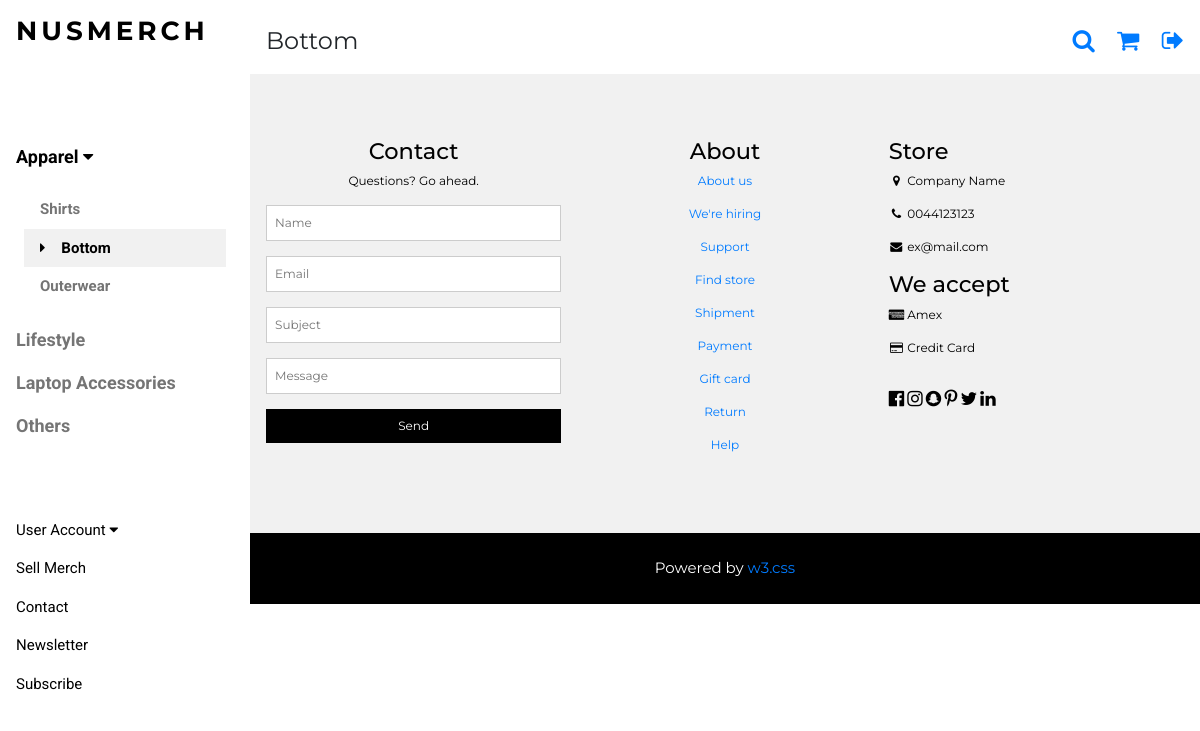
The page /bottom/ on the database as committed earlier.
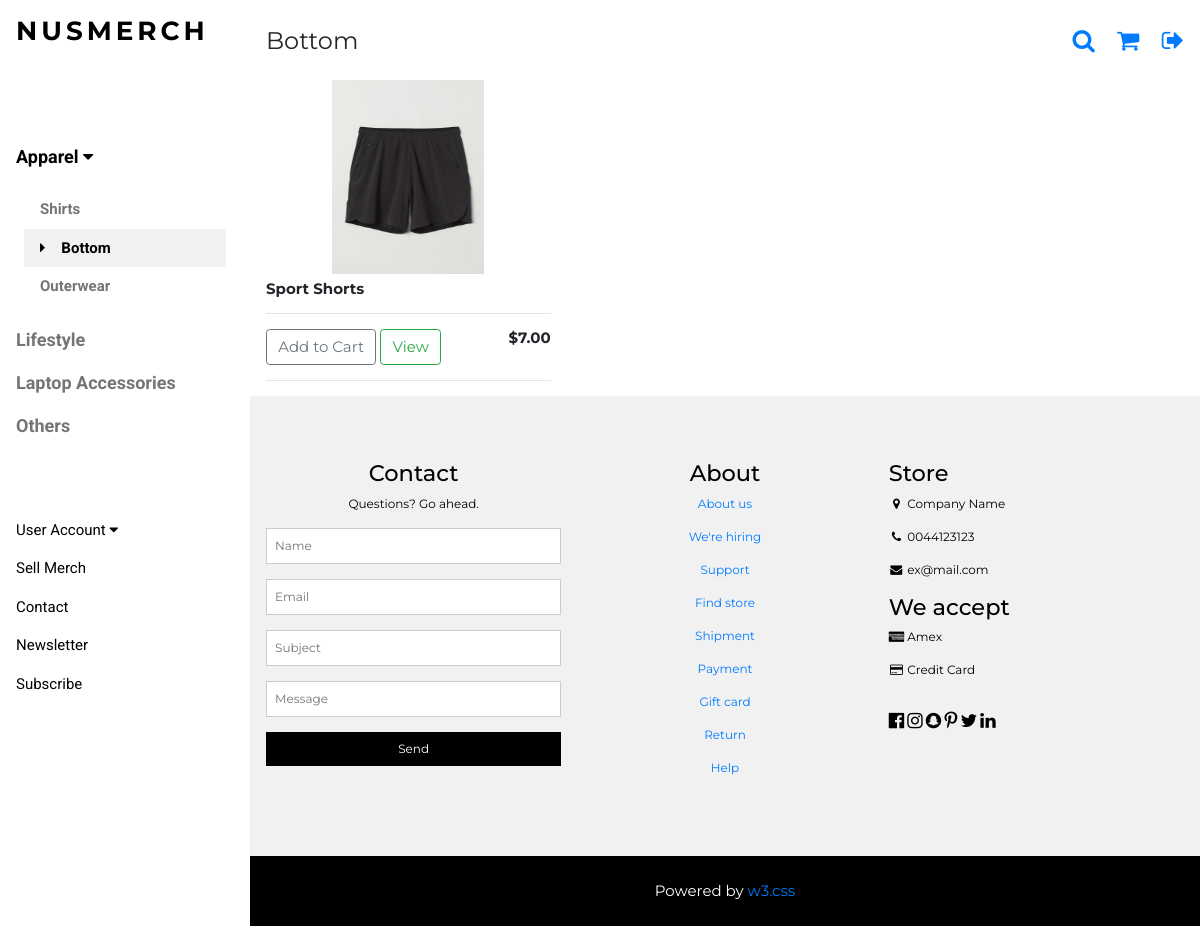
The same page on the database as committed later.
### nusmerch/models.py (models this page shows, shortened)
class Product(models.Model):
	cat = [
    ('Shirt', 'Shirt'),
    ('Outerwear', 'Outerwear'),
   	('Bottom', 'Bottom'),
   	('Laptop Accessories', 'Laptop Accessories'),
	('Lifestyle', 'Lifestyle'),
   	('Others', 'Others'),
   	]
	name = models.CharField(max_length=200,null=True)
	price = models.DecimalField(decimal_places=2,max_digits=5)
	organisation = models.CharField(max_length=200,null=True)
	category = models.CharField(max_length=200,null=True,choices=cat)
	form = models.URLField(max_length=200)
	image = models.ImageField(null=True, blank=True)

### nusmerch/views.py (the view)
# urls.py: url(r'^bottom/$',views.bottom,name='bottom'),
def bottom(request):
    products = Product.objects.filter(category = "Bottom")
    context = {'products':products}
    return render(request, "nusmerch/buttom.html", context)

### nusmerch/templates/nusmerch/buttom.html (shortened to what this page needs)
{% extends "nusmerch/merch.html" %}
{% load static %}
{% block head %}
  <p class="w3-left">Bottom</p>
{% endblock %}
{% block menu %}
<nav class="w3-sidebar w3-bar-block w3-white w3-collapse w3-top" style="z-index:3;width:250px" id="mySidebar">
  <div class="w3-container w3-display-container w3-padding-16">
    <h3 class="w3-wide"><b>NUSMERCH</b></h3>
  </div>
  <div class="w3-padding-64 w3-large w3-text-grey" style="font-weight:bold">
      <a onclick="myAccFunc()" href="javascript:void(0)" class="w3-button w3-block w3-white w3-left-align" id="myBtn">
      Apparel  <i class="fa fa-caret-down"></i>
    </a>
    <div id="demoAcc" class="w3-bar-block w3-hide w3-padding-large w3-medium">
      <a href="/shirt/" class="w3-bar-item w3-button ">Shirts</a>
      <a href="/bottom/" class="w3-bar-item w3-button w3-light-grey"><i class="fa fa-caret-right w3-margin-right"></i>Bottom</a>
      <a href="/outerwear/" class="w3-bar-item w3-button">Outerwear</a>
    </div>
    <a href="/lifestyle/" class="w3-bar-item w3-button">Lifestyle</a>
    <a href="/laptop/" class="w3-bar-item w3-button">Laptop Accessories</a>
    <a href="/others/" class="w3-bar-item w3-button">Others</a>
  </div>
    <a onclick="myAccFunc2()" href="javascript:void(0)" class="w3-button w3-block w3-white w3-left-align" id="myBtn">
      User Account  <i class="fa fa-caret-down"></i>
    </a>
    <a href="#footer" class="w3-bar-item w3-button w3-padding">Sell Merch</a>
    <a href="#footer" class="w3-bar-item w3-button w3-padding">Contact</a>
  <a href="javascript:void(0)" class="w3-bar-item w3-button w3-padding" onclick="document.getElementById('newsletter').style.display='block'">Newsletter</a>
  <a href="#footer"  class="w3-bar-item w3-button w3-padding">Subscribe</a>
</nav>
{% endblock %}
{% block product %}
  <div class="w3-row">
    {% for product in products %}
    <div class="w3-col l4 s4">
      <img class="item center thumbnail" src="{{ product.image.url }}">
      <div class="w3-container">
        <h6><strong>{{product.name}}</strong></h6>
        <hr>
        <button data-product={{product.id}} data-action="add" class="btn btn-outline-secondary add-btn update-cart" href="javascript:void(0)" onclick="document.getElementById('cart').style.display='block'">Add to Cart</button>
        <a class="btn btn-outline-success" href="#">View</a>
        <h6 style="display: inline-block; float: right"><strong>${{product.price|floatformat:2}}</strong></h6>
        <hr>
      </div>
    </div>
    {% endfor %}
  </div>
{% endblock %}

### nusmerch/templates/nusmerch/merch.html (shortened to what this page needs)
{% load static %}
<!DOCTYPE html>
<html lang="en">>
<link rel="stylesheet" href="{% static 'merch.css' %}" />
<link rel="stylesheet" href="https://cdnjs.cloudflare.com/ajax/libs/font-awesome/4.7.0/css/font-awesome.min.css">
<link rel="stylesheet" href="https://stackpath.bootstrapcdn.com/bootstrap/4.4.1/css/bootstrap.min.css">
<body class="w3-content" style="max-width:1200px" >
{% block menu %}
{% endblock %}
<div class="w3-main" style="margin-left:250px">
  <header class="w3-container w3-xlarge">
      {% block head %}
      {% endblock %}
    <p class="w3-right">
        <a href="javascript:void(0)" class="fa fa-search w3-margin-right" onclick="document.getElementById('search').style.display='block'"></a>
      <a href="/cart/" class="fa fa-shopping-cart ">
      </a>
        <a href="{% url 'nusmerch:logout' %}" class="fa fa-sign-out w3-margin-left"></a>
    </p>
  </header>
{% block product %}
{% endblock %}
  <footer class="w3-padding-64 w3-light-grey w3-small w3-center" id="footer">
    <div class="w3-row-padding">
      <div class="w3-col s4">
        <h4>Contact</h4>
        <p>Questions? Go ahead.</p>
        <form action="/action_page.php" target="_blank">
          <p><input class="w3-input w3-border" type="text" placeholder="Name" name="Name" required></p>
          <p><input class="w3-input w3-border" type="text" placeholder="Email" name="Email" required></p>
          <p><input class="w3-input w3-border" type="text" placeholder="Subject" name="Subject" required></p>
          <p><input class="w3-input w3-border" type="text" placeholder="Message" name="Message" required></p>
          <button type="submit" class="w3-button w3-block w3-black">Send</button>
        </form>
      </div>
      <div class="w3-col s4">
        <h4>About</h4>
        <p><a href="#">About us</a></p>
        <p><a href="#">We're hiring</a></p>
        <p><a href="#">Support</a></p>
        <p><a href="#">Find store</a></p>
        <p><a href="#">Shipment</a></p>
        <p><a href="#">Payment</a></p>
        <p><a href="#">Gift card</a></p>
        <p><a href="#">Return</a></p>
        <p><a href="#">Help</a></p>
      </div>
      <div class="w3-col s4 w3-justify">
        <h4>Store</h4>
        <p><i class="fa fa-fw fa-map-marker"></i> Company Name</p>
        <p><i class="fa fa-fw fa-phone"></i> 0044123123</p>
        <p><i class="fa fa-fw fa-envelope"></i> ex@mail.com</p>
        <h4>We accept</h4>
        <p><i class="fa fa-fw fa-cc-amex"></i> Amex</p>
        <p><i class="fa fa-fw fa-credit-card"></i> Credit Card</p>
        <br>
        <i class="fa fa-facebook-official w3-hover-opacity w3-large"></i>
        <i class="fa fa-instagram w3-hover-opacity w3-large"></i>
        <i class="fa fa-snapchat w3-hover-opacity w3-large"></i>
        <i class="fa fa-pinterest-p w3-hover-opacity w3-large"></i>
        <i class="fa fa-twitter w3-hover-opacity w3-large"></i>
        <i class="fa fa-linkedin w3-hover-opacity w3-large"></i>
      </div>
    </div>
  </footer>
  <div class="w3-black w3-center w3-padding-24">Powered by <a href="https://www.w3schools.com/w3css/default.asp" title="W3.CSS" target="_blank" class="w3-hover-opacity">w3.css</a></div>
</div>
</body>
</html>

### nusmerch/static/merch.css (style rules this page uses)
html { box-sizing:border-box }
*,*:before,*:after { box-sizing:inherit }
html { -ms-text-size-adjust:100%;-webkit-text-size-adjust:100% }
body { margin:0 }
article,aside,details,figcaption,figure,footer,header,main,menu,nav,section { display:block }
a { background-color:transparent }
b,strong { font-weight:bolder }
img { border-style:none }
hr { box-sizing:content-box;height:0;overflow:visible }
button,input,select,textarea,optgroup { font:inherit;margin:0 }
button,input { overflow:visible }
button,select { text-transform:none }
button,[type=button],[type=reset],[type=submit] { -webkit-appearance:button }
html,body { font-family:Verdana,sans-serif;font-size:15px;line-height:1.5 }
html { overflow-x:hidden }
h3 { font-size:24px }
h4 { font-size:20px }
h6 { font-size:16px }
h1,h2,h3,h4,h5,h6 { font-family:"Segoe UI",Arial,sans-serif;font-weight:400;margin:10px 0 }
.w3-wide { letter-spacing:4px }
hr { border:0;border-top:1px solid #eee;margin:20px 0 }
img { max-width: 100%;height: auto; }
.item { width: 120px;height: 200px;margin: 3px;padding: 3px; }
.center { display: block;margin-left: auto;margin-right: auto;width: 50%; }
img { vertical-align:middle }
a { color:inherit }
.w3-btn,.w3-button { border:none;display:inline-block;padding:8px 16px;vertical-align:middle;overflow:hidden;text-decoration:none;color:inherit;background-color:inherit;text-align:center;cursor:pointer;white-space:nowrap }
.w3-btn,.w3-button { -webkit-touch-callout:none;-webkit-user-select:none;-khtml-user-select:none;-moz-user-select:none;-ms-user-select:none;user-select:none }
.w3-tooltip,.w3-display-container { position:relative }
.w3-input { padding:8px;display:block;border:none;border-bottom:1px solid #ccc;width:100% }
.w3-sidebar { height:100%;width:200px;background-color:#fff;position:fixed!important;z-index:1;overflow:auto }
.w3-main,#main { transition:margin-left .4s }
.w3-bar-block .w3-bar-item { width:100%;display:block;padding:8px 16px;text-align:left;border:none;white-space:normal;float:none;outline:0 }
.w3-block { display:block;width:100% }
.w3-container:after,.w3-container:before,.w3-panel:after,.w3-panel:before,.w3-row:after,.w3-row:before,.w3-row-padding:after,.w3-row-padding:before, .w3-cell-row:before,.w3-cell-row:after,.w3-clear:after,.w3-clear:before,.w3-bar:before,.w3-bar:after { content:"";display:table;clear:both }
.w3-col,.w3-half,.w3-third,.w3-twothird,.w3-threequarter,.w3-quarter { float:left;width:100% }
.w3-col.s4 { width:33.33333% }
@media (min-width:993px) { .w3-col.l4 { width:33.33333% } }
.w3-content,.w3-auto { margin-left:auto;margin-right:auto }
.w3-content { max-width:980px }
.w3-hide { display:none!important }
.w3-show-block,.w3-show { display:block!important }
@media (min-width:993px) { .w3-sidebar.w3-collapse { display:block!important } }
.w3-top,.w3-bottom { position:fixed;width:100%;z-index:1 }
.w3-top { top:0 }
.w3-row-padding,.w3-row-padding>.w3-half,.w3-row-padding>.w3-third,.w3-row-padding>.w3-twothird,.w3-row-padding>.w3-threequarter,.w3-row-padding>.w3-quarter,.w3-row-padding>.w3-col { padding:0 8px }
.w3-container,.w3-panel { padding:0.01em 16px }
.w3-small { font-size:12px!important }
.w3-medium { font-size:15px!important }
.w3-large { font-size:18px!important }
.w3-xlarge { font-size:24px!important }
.w3-left-align { text-align:left!important }
.w3-justify { text-align:justify!important }
.w3-center { text-align:center!important }
.w3-border { border:1px solid #ccc!important }
.w3-margin-left { margin-left:16px!important }
.w3-margin-right { margin-right:16px!important }
.w3-padding { padding:8px 16px!important }
.w3-padding-large { padding:12px 24px!important }
.w3-padding-16 { padding-top:16px!important;padding-bottom:16px!important }
.w3-padding-24 { padding-top:24px!important;padding-bottom:24px!important }
.w3-padding-64 { padding-top:64px!important;padding-bottom:64px!important }
.w3-left { float:left!important }
.w3-right { float:right!important }
.w3-white,.w3-hover-white:hover { color:#000!important;background-color:#fff!important }
.w3-black,.w3-hover-black:hover { color:#fff!important;background-color:#000!important }
.w3-light-grey,.w3-hover-light-grey:hover,.w3-light-gray,.w3-hover-light-gray:hover { color:#000!important;background-color:#f1f1f1!important }
.w3-text-grey,.w3-hover-text-grey:hover,.w3-text-gray,.w3-hover-text-gray:hover { color:#757575!important }

### nusmerch/templates/nusmerch/merch.html (style rules this page uses)
.w3-sidebar a { font-family: "Roboto", sans-serif }
body,h1,h2,h3,h4,h5,h6,.w3-wide { font-family: "Montserrat", sans-serif; }

Rows that differ between the two databases and show on the page:
added Product: image (picture), name "Sport Shorts", price "7.00"
